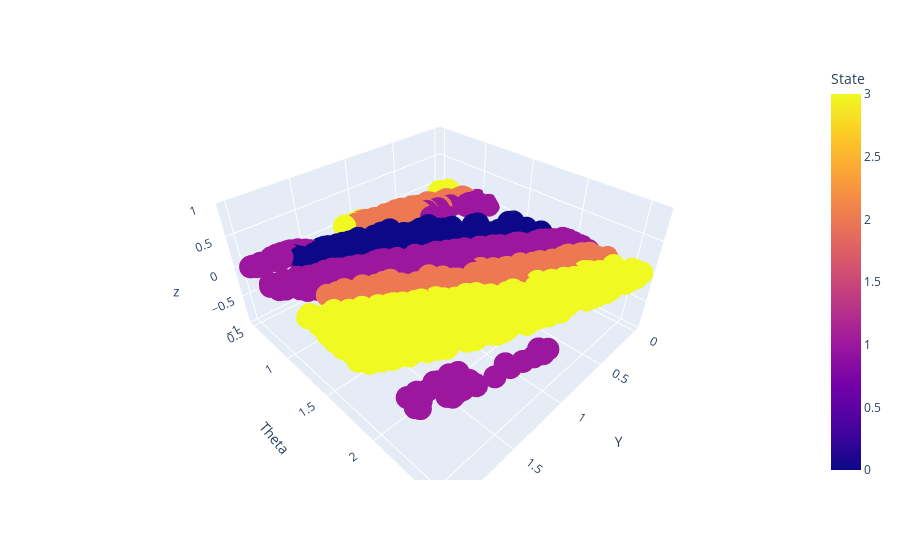

Notebook cell for this chart:
### Code cell
df_2 = pd.DataFrame({'Y':x_1, 'Theta':y_1,'State':z_1,'z': [0]*len(x_1)})
fig = px.scatter_3d(df_2, x='Y', y='Theta',z='z', color='State')
fig.show()

### Figure 1 — Plotly figure (JSON) as saved in the notebook; plotly's stock layout.template omitted (floating-point values rounded to 4 significant figures; data arrays with more than 128 entries replaced by an {"elided": "..."} marker saying what was removed)
{"data": [{"hovertemplate": "Y=%{x}<br>Theta=%{y}<br>z=%{z}<br>State=%{marker.color}<extra></extra>", "legendgroup": "", "marker": {"color": {"elided": "1954 int values"}, "coloraxis": "coloraxis", "symbol": "circle"}, "mode": "markers", "name": "", "scene": "scene", "showlegend": false, "type": "scatter3d", "x": {"elided": "1954 float values"}, "y": {"elided": "1954 float values"}, "z": {"elided": "1954 int values"}}], "layout": {"coloraxis": {"colorbar": {"title": {"text": "State"}}, "colorscale": [[0, "#0d0887"], [0.1111, "#46039f"], [0.2222, "#7201a8"], [0.3333, "#9c179e"], [0.4444, "#bd3786"], [0.5556, "#d8576b"], [0.6667, "#ed7953"], [0.7778, "#fb9f3a"], [0.8889, "#fdca26"], [1, "#f0f921"]]}, "legend": {"tracegroupgap": 0}, "margin": {"t": 60}, "scene": {"domain": {"x": [0, 1], "y": [0, 1]}, "xaxis": {"title": {"text": "Y"}}, "yaxis": {"title": {"text": "Theta"}}, "zaxis": {"title": {"text": "z"}}}}}
